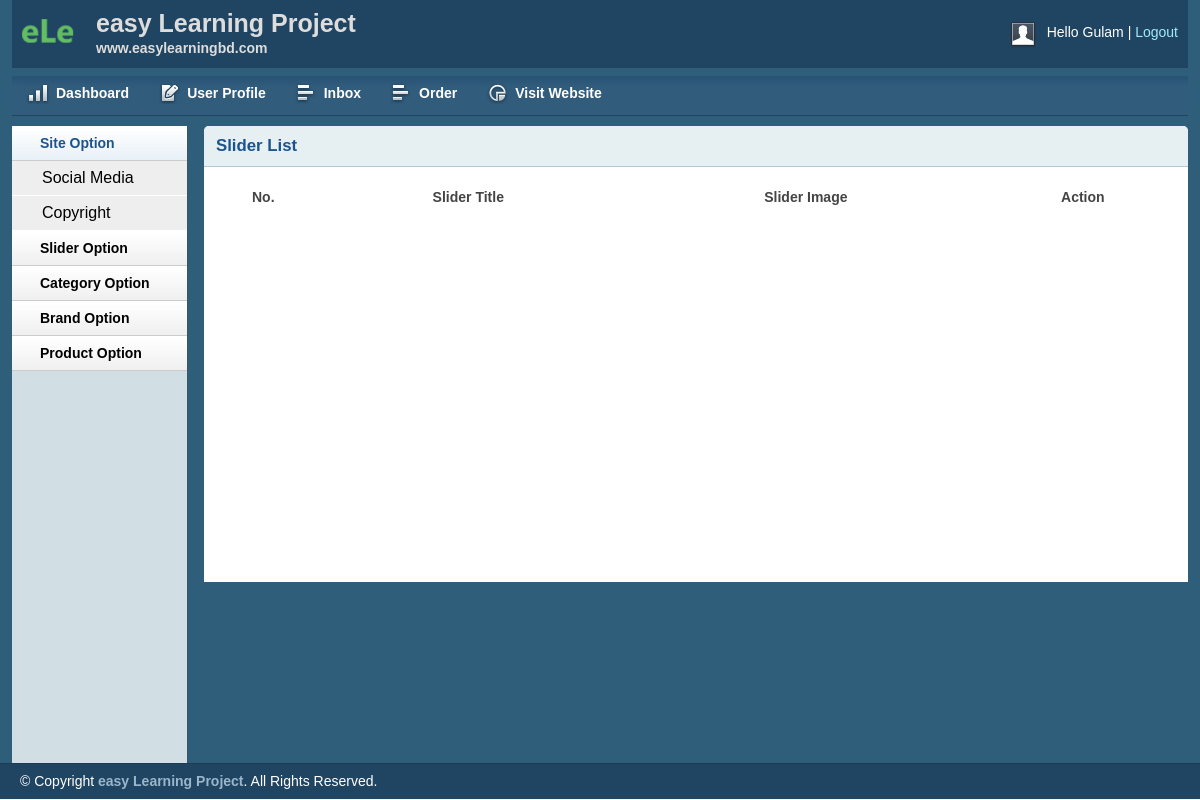
The page /admin/sliderlist.php (signed in) on the database as committed earlier.
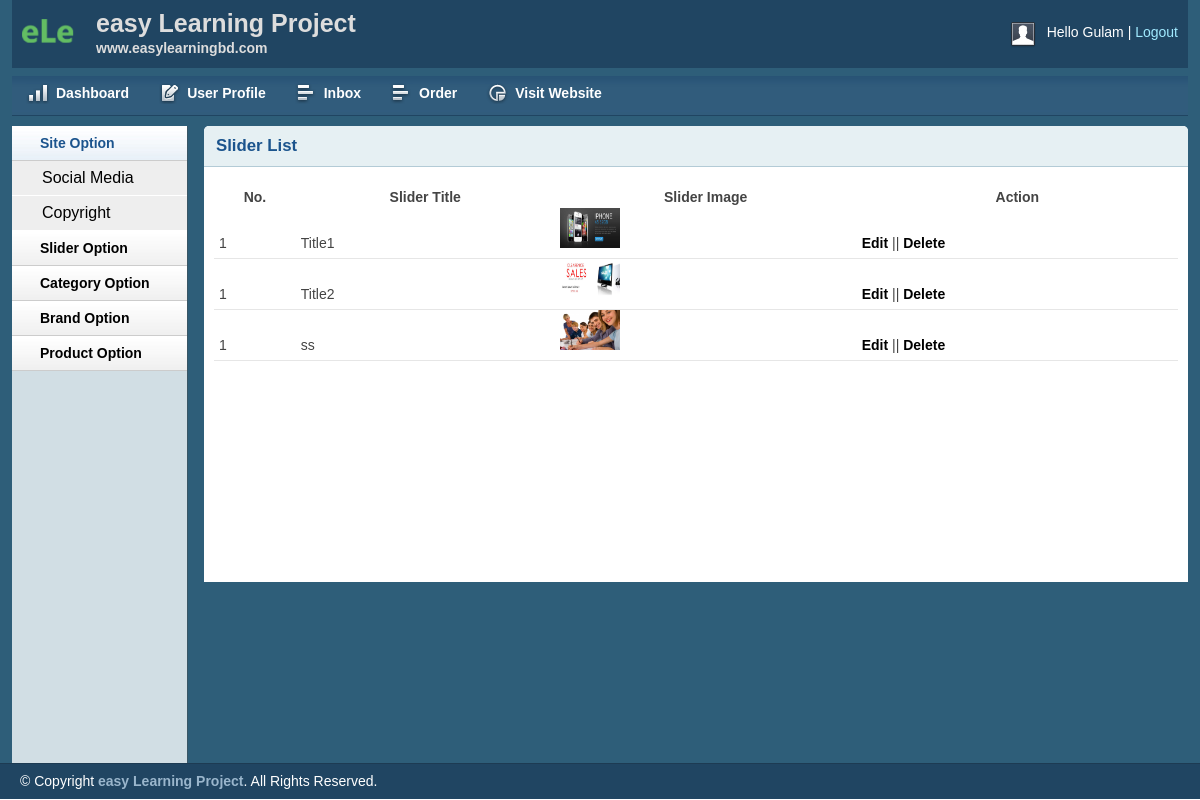
The same page on the database as committed later.
### tables this page shows
CREATE TABLE `tbl_image` (
  `id` int(11) NOT NULL,
  `title` varchar(255) NOT NULL,
  `image` varchar(255) NOT NULL
);

### lib/DataBase.php (called while the page is built, shortened)
<?php
class Database {
public $host = DB_HOST;
public $user = DB_USER;
public $pass = DB_PASS;
public $dbname = DB_NAME;
 public $link;
    private function connectDB(){
   $this->link = new mysqli($this->host,$this->user, $this->pass, $this->dbname);
 }
     public function select ($query){
     	 $result = $this->link->query($query) or die ($this->link->error.__LINE__);
     	 if ($result->num_rows > 0) {
     	 	return $result;
     	 }else{
     	 	return false;
     	 }
     }
}
?>

### classes/Brand.php (called while the page is built, shortened)
<?php
 $filepath = realpath(dirname(__FILE__));
include_once ($filepath.'/../lib/Database.php');
?>
<?php
class Brand
{
	private $db;
	function __construct()
	{
	   $this->db   = new Database();
	}
public function getAllImages()
{
    $query = "SELECT * FROM tbl_image";
    $result = $this->db->select($query);
   return $result;
}
}

### admin/sliderlist.php (the view, shortened to what this page needs)
<?php include 'inc/header.php';?>
<?php include 'inc/sidebar.php';?>
<?php include '../classes/Brand.php';  ?>
<div class="grid_10">
    <div class="box round first grid">
        <h2>Slider List</h2>
        <div class="block">
            <table class="data display datatable" id="example">
			<thead>
				<tr>
					<th>No.</th>
					<th>Slider Title</th>
					<th>Slider Image</th>
					<th>Action</th>
				</tr>
			</thead>
			<tbody>
                 <?php
                  $brand =  new Brand();
                 $getIm =$brand->getAllImages();
                 $sr =1;
                   if ($getIm) {
                   	while ($result =$getIm->fetch_assoc() ) {
				?>
				<tr class="odd gradeX">
					<td><?php echo $sr;?></td>
					<td><?php echo $result['title'];?></td>
					<td><img src="<?php echo $result['image'];?>" height="40px;" width="60px;"></td>
				<td>
					<a href="">Edit</a> ||
					<a onclick="return confirm('Are you sure to Delete!');" >Delete</a>
				</td>
					</tr>
				<?php }}?>
			</tbody>
		</table>
       </div>
    </div>
</div>
<?php include 'inc/footer.php';?>

Rows that differ between the two databases and show on the page:
added tbl_image: title "Title1", image (picture)
added tbl_image: title "Title2", image (picture)
added tbl_image: title "ss", image (picture)
